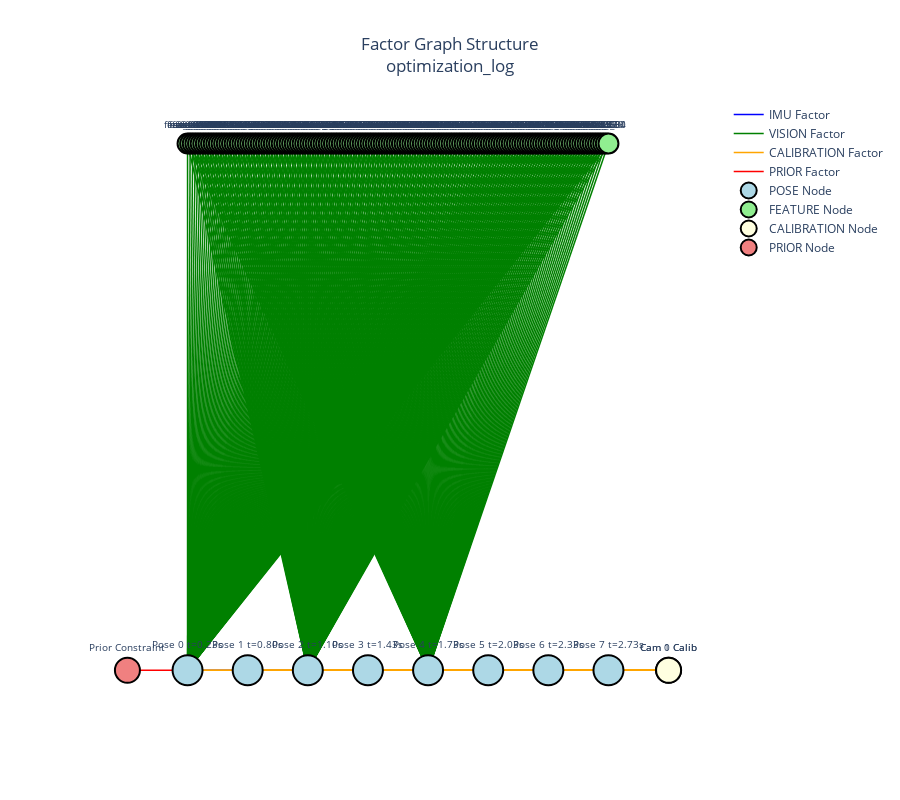
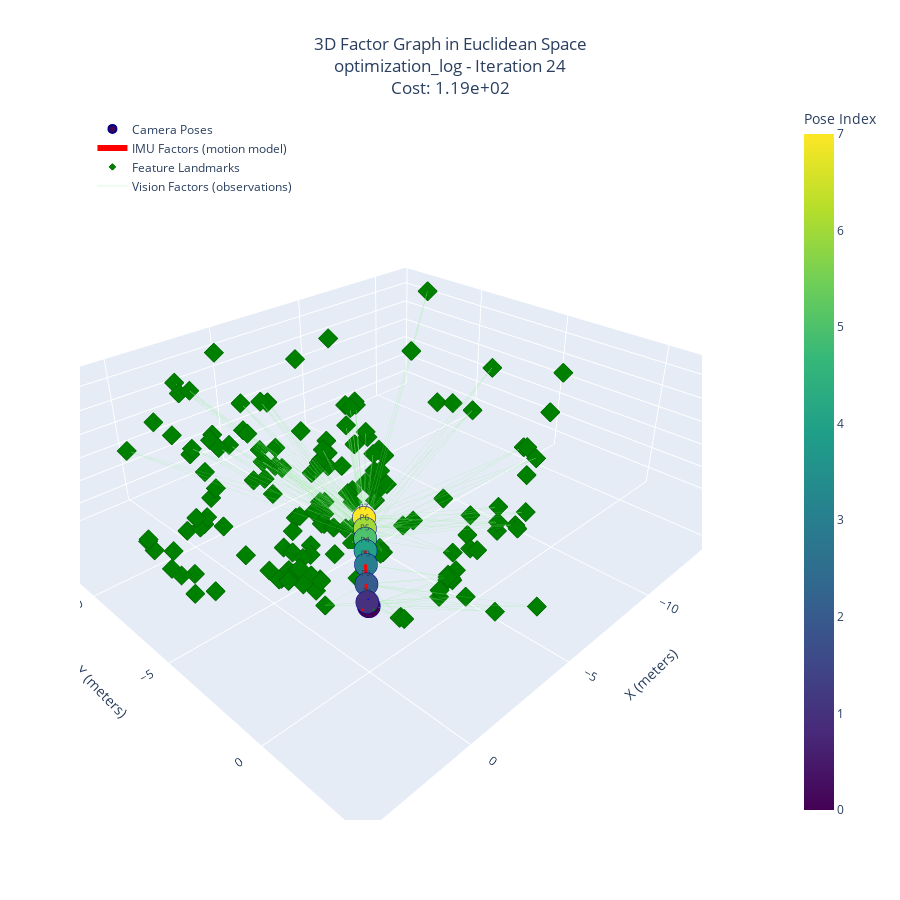
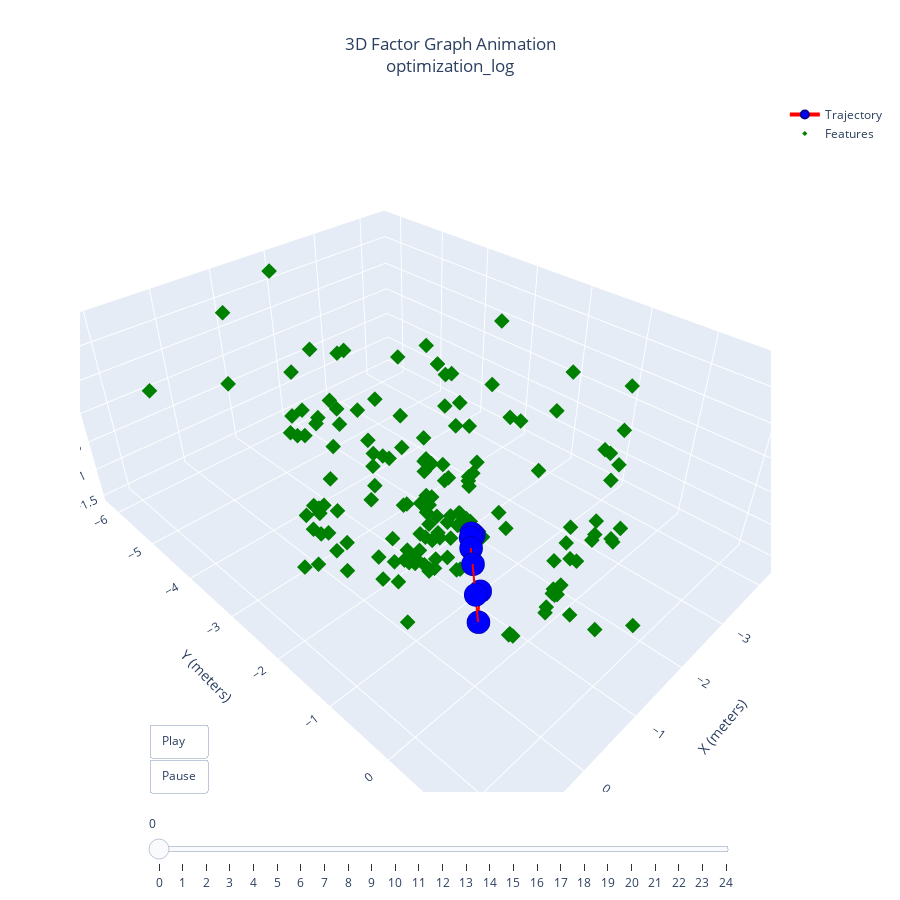
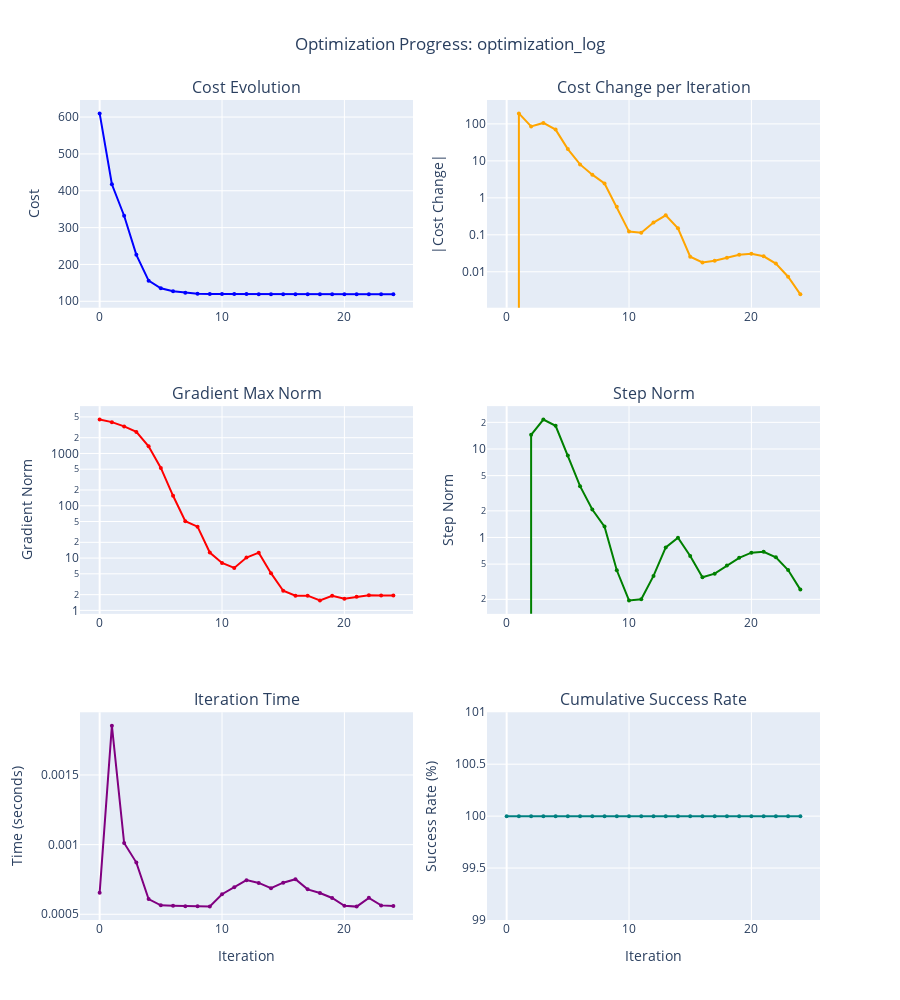

The code cell stored with these charts, in order, in its notebook:
### Code cell
from tools.visualize_optimization import (
    visualize_factor_graph,
    visualize_factor_graph_3d,
    visualize_factor_graph_3d_animation,
    visualize_optimization, 
    visualize_3d_trajectory
)

# Abstract factor graph (topology)
visualize_factor_graph('optimization_log.json')

# 3D Euclidean factor graph (real-world positions)
visualize_factor_graph_3d('optimization_log.json', iteration=-1)

# Animated convergence
visualize_factor_graph_3d_animation('optimization_log.json')

# Optimization metrics
visualize_optimization('optimization_log.json')

# 3D trajectories
visualize_3d_trajectory('optimization_log.json')

### Figure 1 — Plotly figure (JSON) as saved in the notebook; plotly's stock layout.template omitted (floating-point values rounded to 4 significant figures; data arrays with more than 128 entries replaced by an {"elided": "..."} marker saying what was removed)
{"data": [{"hoverinfo": "none", "line": {"color": "blue", "width": 1.5}, "mode": "lines", "name": "IMU Factor", "showlegend": true, "type": "scatter", "x": [0, 2, null, 2, 4, null, 4, 6, null, 6, 8, null, 8, 10, null, 10, 12, null, 12, 14, null], "y": [0, 0, null, 0, 0, null, 0, 0, null, 0, 0, null, 0, 0, null, 0, 0, null, 0, 0, null]}, {"hoverinfo": "none", "line": {"color": "green", "width": 1.5}, "mode": "lines", "name": "VISION Factor", "showlegend": true, "type": "scatter", "x": {"elided": "1458 float values"}, "y": {"elided": "1458 int values"}}, {"hoverinfo": "none", "line": {"color": "orange", "width": 1.5}, "mode": "lines", "name": "CALIBRATION Factor", "showlegend": true, "type": "scatter", "x": [16, 0, null, 16, 2, null, 16, 4, null, 16, 6, null, 16, 8, null, 16, 10, null, 16, 12, null, 16, 14, null, 16, 0, null, 16, 2, null, 16, 4, null, 16, 6, null, 16, 8, null, 16, 10, null, 16, 12, null, 16, 14, null], "y": [0, 0, null, 0, 0, null, 0, 0, null, 0, 0, null, 0, 0, null, 0, 0, null, 0, 0, null, 0, 0, null, 0, 0, null, 0, 0, null, 0, 0, null, 0, 0, null, 0, 0, null, 0, 0, null, 0, 0, null, 0, 0, null]}, {"hoverinfo": "none", "line": {"color": "red", "width": 1.5}, "mode": "lines", "name": "PRIOR Factor", "showlegend": true, "type": "scatter", "x": [-2, 0, null], "y": [0, 0, null]}, {"hoverinfo": "text", "marker": {"color": "lightblue", "line": {"color": "black", "width": 2}, "size": 30}, "mode": "markers+text", "name": "POSE Node", "showlegend": true, "text": ["Pose 0\nt=0.23s", "Pose 1\nt=0.80s", "Pose 2\nt=1.10s", "Pose 3\nt=1.43s", "Pose 4\nt=1.73s", "Pose 5\nt=2.03s", "Pose 6\nt=2.33s", "Pose 7\nt=2.73s"], "textfont": {"size": 10}, "textposition": "top center", "type": "scatter", "x": [0, 2, 4, 6, 8, 10, 12, 14], "y": [0, 0, 0, 0, 0, 0, 0, 0]}, {"hoverinfo": "text", "marker": {"color": "lightgreen", "line": {"color": "black", "width": 2}, "size": 20}, "mode": "markers+text", "name": "FEATURE Node", "showlegend": true, "text": {"elided": "162 str values"}, "textfont": {"size": 10}, "textposition": "top center", "type": "scatter", "x": {"elided": "162 float values"}, "y": {"elided": "162 int values"}}, {"hoverinfo": "text", "marker": {"color": "lightyellow", "line": {"color": "black", "width": 2}, "size": 25}, "mode": "markers+text", "name": "CALIBRATION Node", "showlegend": true, "text": ["Cam 0\nCalib", "Cam 1\nCalib"], "textfont": {"size": 10}, "textposition": "top center", "type": "scatter", "x": [16, 16], "y": [0, 0]}, {"hoverinfo": "text", "marker": {"color": "lightcoral", "line": {"color": "black", "width": 2}, "size": 25}, "mode": "markers+text", "name": "PRIOR Node", "showlegend": true, "text": ["Prior\nConstraint"], "textfont": {"size": 10}, "textposition": "top center", "type": "scatter", "x": [-2], "y": [0]}], "layout": {"height": 800, "hovermode": "closest", "plot_bgcolor": "white", "showlegend": true, "title": {"text": "Factor Graph Structure<br>optimization_log", "x": 0.5}, "xaxis": {"showgrid": false, "showticklabels": false, "zeroline": false}, "yaxis": {"showgrid": false, "showticklabels": false, "zeroline": false}}}

### Figure 2 — Plotly figure (JSON) as saved in the notebook; plotly's stock layout.template omitted (floating-point values rounded to 4 significant figures; data arrays with more than 128 entries replaced by an {"elided": "..."} marker saying what was removed)
{"data": [{"hovertemplate": "<b>Pose %{text}</b><br>t=%.3f s<br>x=%{x:.3f} m<br>y=%{y:.3f} m<br>z=%{z:.3f} m<extra></extra>", "marker": {"color": [0, 1, 2, 3, 4, 5, 6, 7], "colorbar": {"title": {"text": "Pose Index"}, "x": 1.15}, "colorscale": [[0, "#440154"], [0.1111, "#482878"], [0.2222, "#3e4989"], [0.3333, "#31688e"], [0.4444, "#26828e"], [0.5556, "#1f9e89"], [0.6667, "#35b779"], [0.7778, "#6ece58"], [0.8889, "#b5de2b"], [1, "#fde725"]], "line": {"color": "darkblue", "width": 2}, "showscale": true, "size": 8}, "mode": "markers+text", "name": "Camera Poses", "text": ["P0", "P1", "P2", "P3", "P4", "P5", "P6", "P7"], "textfont": {"size": 8}, "textposition": "top center", "type": "scatter3d", "x": [-1.192e-15, 0.05398, -0.1513, -0.4596, -0.705, -0.9374, -1.168, -1.455], "y": [-3.984e-16, -0.005812, -0.2511, -0.591, -0.8627, -1.116, -1.372, -1.715], "z": [1.328e-15, 0.1939, 0.6437, 1.059, 1.33, 1.557, 1.71, 1.831]}, {"hoverinfo": "skip", "line": {"color": "red", "width": 6}, "mode": "lines", "name": "IMU Factors (motion model)", "type": "scatter3d", "x": [-1.192e-15, 0.05398, null, 0.05398, -0.1513, null, -0.1513, -0.4596, null, -0.4596, -0.705, null, -0.705, -0.9374, null, -0.9374, -1.168, null, -1.168, -1.455, null], "y": [-3.984e-16, -0.005812, null, -0.005812, -0.2511, null, -0.2511, -0.591, null, -0.591, -0.8627, null, -0.8627, -1.116, null, -1.116, -1.372, null, -1.372, -1.715, null], "z": [1.328e-15, 0.1939, null, 0.1939, 0.6437, null, 0.6437, 1.059, null, 1.059, 1.33, null, 1.33, 1.557, null, 1.557, 1.71, null, 1.71, 1.831, null]}, {"hovertemplate": "<b>%{text}</b><br>x=%{x:.3f} m<br>y=%{y:.3f} m<br>z=%{z:.3f} m<extra></extra>", "marker": {"color": "green", "line": {"color": "darkgreen", "width": 1}, "size": 5, "symbol": "diamond"}, "mode": "markers", "name": "Feature Landmarks", "text": {"elided": "162 str values"}, "type": "scatter3d", "x": {"elided": "162 float values"}, "y": {"elided": "162 float values"}, "z": {"elided": "162 float values"}}, {"hoverinfo": "skip", "line": {"color": "lightgreen", "width": 1}, "mode": "lines", "name": "Vision Factors (observations)", "opacity": 0.3, "type": "scatter3d", "x": {"elided": "450 float values"}, "y": {"elided": "450 float values"}, "z": {"elided": "450 float values"}}, {"hoverinfo": "skip", "line": {"color": "red", "width": 4}, "mode": "lines", "showlegend": false, "type": "scatter3d", "x": [-1.192e-15, 0.29], "y": [-3.984e-16, -3.984e-16], "z": [1.328e-15, 1.328e-15]}, {"hoverinfo": "skip", "line": {"color": "green", "width": 4}, "mode": "lines", "showlegend": false, "type": "scatter3d", "x": [-1.192e-15, -1.192e-15], "y": [-3.984e-16, 0.29], "z": [1.328e-15, 1.328e-15]}, {"hoverinfo": "skip", "line": {"color": "blue", "width": 4}, "mode": "lines", "showlegend": false, "type": "scatter3d", "x": [-1.192e-15, -1.192e-15], "y": [-3.984e-16, -3.984e-16], "z": [1.328e-15, 0.29]}], "layout": {"height": 900, "hovermode": "closest", "legend": {"bgcolor": "rgba(255,255,255,0.8)", "x": 0.02, "y": 0.98}, "scene": {"aspectmode": "data", "camera": {"eye": {"x": 1.5, "y": 1.5, "z": 1.2}}, "xaxis": {"title": {"text": "X (meters)"}}, "yaxis": {"title": {"text": "Y (meters)"}}, "zaxis": {"title": {"text": "Z (meters)"}}}, "showlegend": true, "title": {"text": "3D Factor Graph in Euclidean Space<br>optimization_log - Iteration 24<br>Cost: 1.19e+02", "x": 0.5}}}

### Figure 3 — Plotly figure (JSON) as saved in the notebook; plotly's stock layout.template omitted (floating-point values rounded to 4 significant figures; data arrays with more than 128 entries replaced by an {"elided": "..."} marker saying what was removed)
{"data": [{"line": {"color": "red", "width": 4}, "marker": {"color": "blue", "line": {"color": "darkblue", "width": 2}, "size": 8}, "mode": "markers+lines", "name": "Trajectory", "type": "scatter3d", "x": [0.0, 0.2241, 0.1493, 0.004362, -0.08007, -0.1442, -0.2062, -0.2739], "y": [0.0, 0.1852, 0.06562, -0.1157, -0.2251, -0.2937, -0.3404, -0.3622], "z": [0.0, -0.1722, 0.09927, 0.3256, 0.4324, 0.4993, 0.4955, 0.4124]}, {"marker": {"color": "green", "size": 4, "symbol": "diamond"}, "mode": "markers", "name": "Features", "type": "scatter3d", "x": {"elided": "162 float values"}, "y": {"elided": "162 float values"}, "z": {"elided": "162 float values"}}], "layout": {"height": 900, "scene": {"aspectmode": "data", "xaxis": {"title": {"text": "X (meters)"}}, "yaxis": {"title": {"text": "Y (meters)"}}, "zaxis": {"title": {"text": "Z (meters)"}}}, "sliders": [{"active": 0, "len": 0.85, "steps": [{"args": [["0"], {"frame": {"duration": 0, "redraw": true}, "mode": "immediate", "transition": {"duration": 0}}], "label": "0", "method": "animate"}, {"args": [["1"], {"frame": {"duration": 0, "redraw": true}, "mode": "immediate", "transition": {"duration": 0}}], "label": "1", "method": "animate"}, {"args": [["2"], {"frame": {"duration": 0, "redraw": true}, "mode": "immediate", "transition": {"duration": 0}}], "label": "2", "method": "animate"}, {"args": [["3"], {"frame": {"duration": 0, "redraw": true}, "mode": "immediate", "transition": {"duration": 0}}], "label": "3", "method": "animate"}, {"args": [["4"], {"frame": {"duration": 0, "redraw": true}, "mode": "immediate", "transition": {"duration": 0}}], "label": "4", "method": "animate"}, {"args": [["5"], {"frame": {"duration": 0, "redraw": true}, "mode": "immediate", "transition": {"duration": 0}}], "label": "5", "method": "animate"}, {"args": [["6"], {"frame": {"duration": 0, "redraw": true}, "mode": "immediate", "transition": {"duration": 0}}], "label": "6", "method": "animate"}, {"args": [["7"], {"frame": {"duration": 0, "redraw": true}, "mode": "immediate", "transition": {"duration": 0}}], "label": "7", "method": "animate"}, {"args": [["8"], {"frame": {"duration": 0, "redraw": true}, "mode": "immediate", "transition": {"duration": 0}}], "label": "8", "method": "animate"}, {"args": [["9"], {"frame": {"duration": 0, "redraw": true}, "mode": "immediate", "transition": {"duration": 0}}], "label": "9", "method": "animate"}, {"args": [["10"], {"frame": {"duration": 0, "redraw": true}, "mode": "immediate", "transition": {"duration": 0}}], "label": "10", "method": "animate"}, {"args": [["11"], {"frame": {"duration": 0, "redraw": true}, "mode": "immediate", "transition": {"duration": 0}}], "label": "11", "method": "animate"}, {"args": [["12"], {"frame": {"duration": 0, "redraw": true}, "mode": "immediate", "transition": {"duration": 0}}], "label": "12", "method": "animate"}, {"args": [["13"], {"frame": {"duration": 0, "redraw": true}, "mode": "immediate", "transition": {"duration": 0}}], "label": "13", "method": "animate"}, {"args": [["14"], {"frame": {"duration": 0, "redraw": true}, "mode": "immediate", "transition": {"duration": 0}}], "label": "14", "method": "animate"}, {"args": [["15"], {"frame": {"duration": 0, "redraw": true}, "mode": "immediate", "transition": {"duration": 0}}], "label": "15", "method": "animate"}, {"args": [["16"], {"frame": {"duration": 0, "redraw": true}, "mode": "immediate", "transition": {"duration": 0}}], "label": "16", "method": "animate"}, {"args": [["17"], {"frame": {"duration": 0, "redraw": true}, "mode": "immediate", "transition": {"duration": 0}}], "label": "17", "method": "animate"}, {"args": [["18"], {"frame": {"duration": 0, "redraw": true}, "mode": "immediate", "transition": {"duration": 0}}], "label": "18", "method": "animate"}, {"args": [["19"], {"frame": {"duration": 0, "redraw": true}, "mode": "immediate", "transition": {"duration": 0}}], "label": "19", "method": "animate"}, {"args": [["20"], {"frame": {"duration": 0, "redraw": true}, "mode": "immediate", "transition": {"duration": 0}}], "label": "20", "method": "animate"}, {"args": [["21"], {"frame": {"duration": 0, "redraw": true}, "mode": "immediate", "transition": {"duration": 0}}], "label": "21", "method": "animate"}, {"args": [["22"], {"frame": {"duration": 0, "redraw": true}, "mode": "immediate", "transition": {"duration": 0}}], "label": "22", "method": "animate"}, {"args": [["23"], {"frame": {"duration": 0, "redraw": true}, "mode": "immediate", "transition": {"duration": 0}}], "label": "23", "method": "animate"}, {"args": [["24"], {"frame": {"duration": 0, "redraw": true}, "mode": "immediate", "transition": {"duration": 0}}], "label": "24", "method": "animate"}], "x": 0.1, "xanchor": "left", "y": 0, "yanchor": "top"}], "title": {"text": "3D Factor Graph Animation<br>optimization_log", "x": 0.5}, "updatemenus": [{"buttons": [{"args": [null, {"frame": {"duration": 200, "redraw": true}, "fromcurrent": true, "transition": {"duration": 100}}], "label": "Play", "method": "animate"}, {"args": [[null], {"frame": {"duration": 0, "redraw": false}, "mode": "immediate", "transition": {"duration": 0}}], "label": "Pause", "method": "animate"}], "showactive": false, "type": "buttons", "x": 0.1, "xanchor": "left", "y": 0, "yanchor": "bottom"}]}}

### Figure 4 — Plotly figure (JSON) as saved in the notebook; plotly's stock layout.template omitted (floating-point values rounded to 4 significant figures)
{"data": [{"line": {"color": "blue", "width": 2}, "marker": {"size": 4}, "mode": "lines+markers", "name": "Cost", "type": "scatter", "x": [0, 1, 2, 3, 4, 5, 6, 7, 8, 9, 10, 11, 12, 13, 14, 15, 16, 17, 18, 19, 20, 21, 22, 23, 24], "xaxis": "x", "y": [610.0, 417.7, 332.2, 226.1, 156.0, 135.2, 127.2, 123.0, 120.6, 120.0, 119.9, 119.7, 119.5, 119.2, 119.0, 119.0, 119.0, 119.0, 119.0, 118.9, 118.9, 118.9, 118.9, 118.9, 118.8], "yaxis": "y"}, {"line": {"color": "orange", "width": 2}, "marker": {"size": 4}, "mode": "lines+markers", "name": "|Cost Change|", "type": "scatter", "x": [0, 1, 2, 3, 4, 5, 6, 7, 8, 9, 10, 11, 12, 13, 14, 15, 16, 17, 18, 19, 20, 21, 22, 23, 24], "xaxis": "x2", "y": [0.0, 192.3, 85.51, 106.1, 70.07, 20.8, 8.016, 4.237, 2.438, 0.5729, 0.1222, 0.1137, 0.2138, 0.3365, 0.1499, 0.02554, 0.01788, 0.0198, 0.02379, 0.0287, 0.03072, 0.02622, 0.01665, 0.007344, 0.002453], "yaxis": "y2"}, {"line": {"color": "red", "width": 2}, "marker": {"size": 4}, "mode": "lines+markers", "name": "Gradient Norm", "type": "scatter", "x": [0, 1, 2, 3, 4, 5, 6, 7, 8, 9, 10, 11, 12, 13, 14, 15, 16, 17, 18, 19, 20, 21, 22, 23, 24], "xaxis": "x3", "y": [4454.0, 3968.0, 3289.0, 2580.0, 1367.0, 528.2, 155.1, 50.84, 39.87, 12.76, 8.06, 6.476, 10.25, 12.69, 5.14, 2.376, 1.911, 1.913, 1.547, 1.9, 1.666, 1.821, 1.94, 1.931, 1.935], "yaxis": "y3"}, {"line": {"color": "green", "width": 2}, "marker": {"size": 4}, "mode": "lines+markers", "name": "Step Norm", "type": "scatter", "x": [0, 1, 2, 3, 4, 5, 6, 7, 8, 9, 10, 11, 12, 13, 14, 15, 16, 17, 18, 19, 20, 21, 22, 23, 24], "xaxis": "x4", "y": [0, 0, 14.48, 21.54, 18.28, 8.428, 3.8, 2.073, 1.327, 0.4261, 0.1941, 0.2004, 0.3678, 0.7724, 0.9919, 0.6181, 0.355, 0.3901, 0.4837, 0.5891, 0.674, 0.6888, 0.5978, 0.429, 0.2576], "yaxis": "y4"}, {"line": {"color": "purple", "width": 2}, "marker": {"size": 4}, "mode": "lines+markers", "name": "Time (s)", "type": "scatter", "x": [0, 1, 2, 3, 4, 5, 6, 7, 8, 9, 10, 11, 12, 13, 14, 15, 16, 17, 18, 19, 20, 21, 22, 23, 24], "xaxis": "x5", "y": [0.000654, 0.001854, 0.001012, 0.0008712, 0.0006092, 0.0005641, 0.000561, 0.0005579, 0.0005581, 0.0005562, 0.000644, 0.0006938, 0.0007451, 0.000725, 0.0006871, 0.0007269, 0.000752, 0.000679, 0.000653, 0.000617, 0.000561, 0.000555, 0.000618, 0.0005639, 0.0005591], "yaxis": "y5"}, {"line": {"color": "teal", "width": 2}, "marker": {"size": 4}, "mode": "lines+markers", "name": "Success Rate (%)", "type": "scatter", "x": [0, 1, 2, 3, 4, 5, 6, 7, 8, 9, 10, 11, 12, 13, 14, 15, 16, 17, 18, 19, 20, 21, 22, 23, 24], "xaxis": "x6", "y": [100.0, 100.0, 100.0, 100.0, 100.0, 100.0, 100.0, 100.0, 100.0, 100.0, 100.0, 100.0, 100.0, 100.0, 100.0, 100.0, 100.0, 100.0, 100.0, 100.0, 100.0, 100.0, 100.0, 100.0, 100.0], "yaxis": "y6"}], "layout": {"annotations": [{"font": {"size": 16}, "showarrow": false, "text": "Cost Evolution", "x": 0.225, "xanchor": "center", "xref": "paper", "y": 1, "yanchor": "bottom", "yref": "paper"}, {"font": {"size": 16}, "showarrow": false, "text": "Cost Change per Iteration", "x": 0.775, "xanchor": "center", "xref": "paper", "y": 1, "yanchor": "bottom", "yref": "paper"}, {"font": {"size": 16}, "showarrow": false, "text": "Gradient Max Norm", "x": 0.225, "xanchor": "center", "xref": "paper", "y": 0.6267, "yanchor": "bottom", "yref": "paper"}, {"font": {"size": 16}, "showarrow": false, "text": "Step Norm", "x": 0.775, "xanchor": "center", "xref": "paper", "y": 0.6267, "yanchor": "bottom", "yref": "paper"}, {"font": {"size": 16}, "showarrow": false, "text": "Iteration Time", "x": 0.225, "xanchor": "center", "xref": "paper", "y": 0.2533, "yanchor": "bottom", "yref": "paper"}, {"font": {"size": 16}, "showarrow": false, "text": "Cumulative Success Rate", "x": 0.775, "xanchor": "center", "xref": "paper", "y": 0.2533, "yanchor": "bottom", "yref": "paper"}], "height": 1000, "hovermode": "x unified", "showlegend": false, "title": {"text": "Optimization Progress: optimization_log", "x": 0.5}, "xaxis": {"anchor": "y", "domain": [0, 0.45]}, "xaxis2": {"anchor": "y2", "domain": [0.55, 1]}, "xaxis3": {"anchor": "y3", "domain": [0, 0.45]}, "xaxis4": {"anchor": "y4", "domain": [0.55, 1]}, "xaxis5": {"anchor": "y5", "domain": [0, 0.45], "title": {"text": "Iteration"}}, "xaxis6": {"anchor": "y6", "domain": [0.55, 1], "title": {"text": "Iteration"}}, "yaxis": {"anchor": "x", "domain": [0.7467, 1], "title": {"text": "Cost"}}, "yaxis2": {"anchor": "x2", "domain": [0.7467, 1], "title": {"text": "|Cost Change|"}, "type": "log"}, "yaxis3": {"anchor": "x3", "domain": [0.3733, 0.6267], "title": {"text": "Gradient Norm"}, "type": "log"}, "yaxis4": {"anchor": "x4", "domain": [0.3733, 0.6267], "title": {"text": "Step Norm"}, "type": "log"}, "yaxis5": {"anchor": "x5", "domain": [0, 0.2533], "title": {"text": "Time (seconds)"}}, "yaxis6": {"anchor": "x6", "domain": [0, 0.2533], "title": {"text": "Success Rate (%)"}}}}
